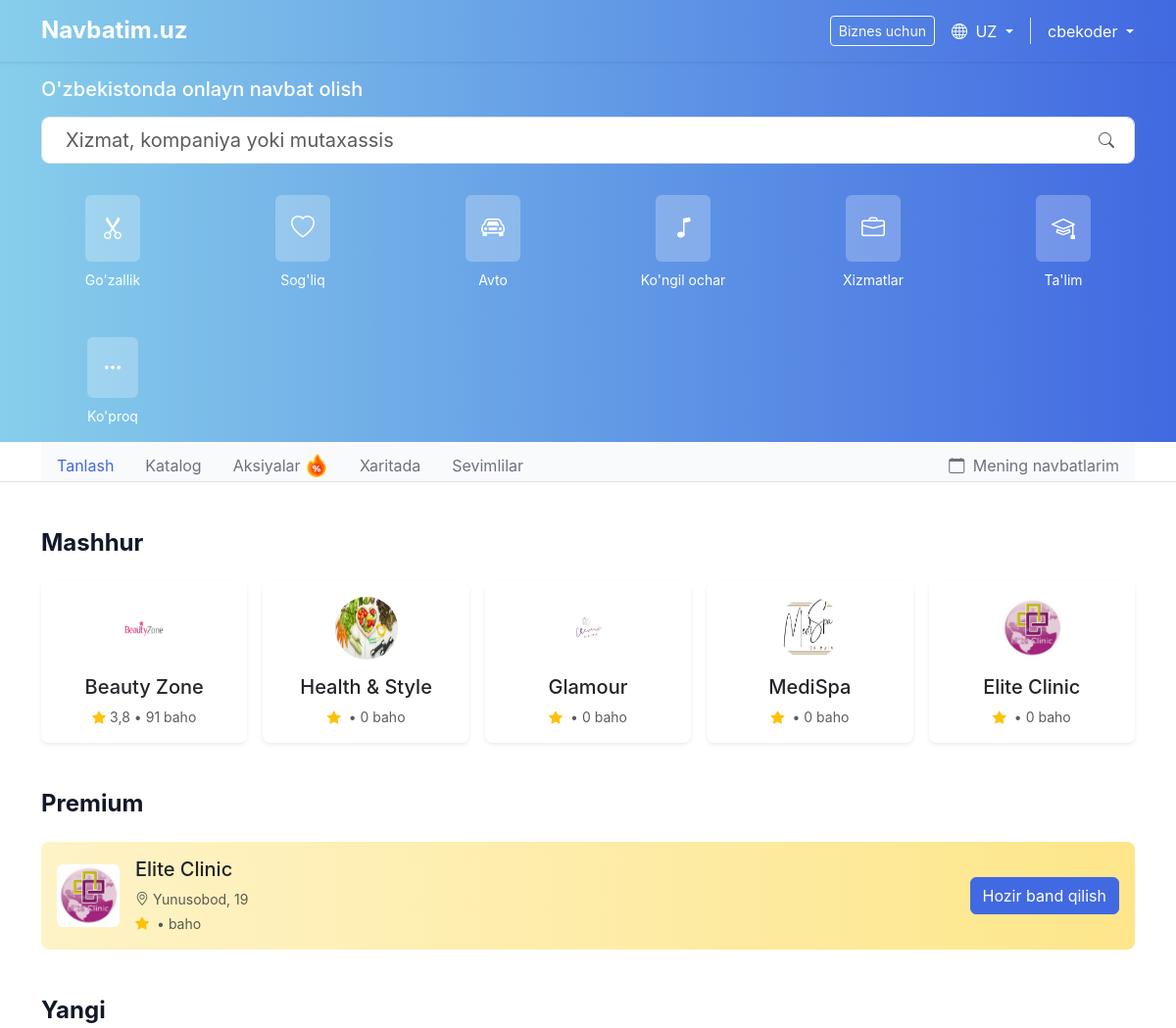
The app's page / (signed in, upper part), older data.
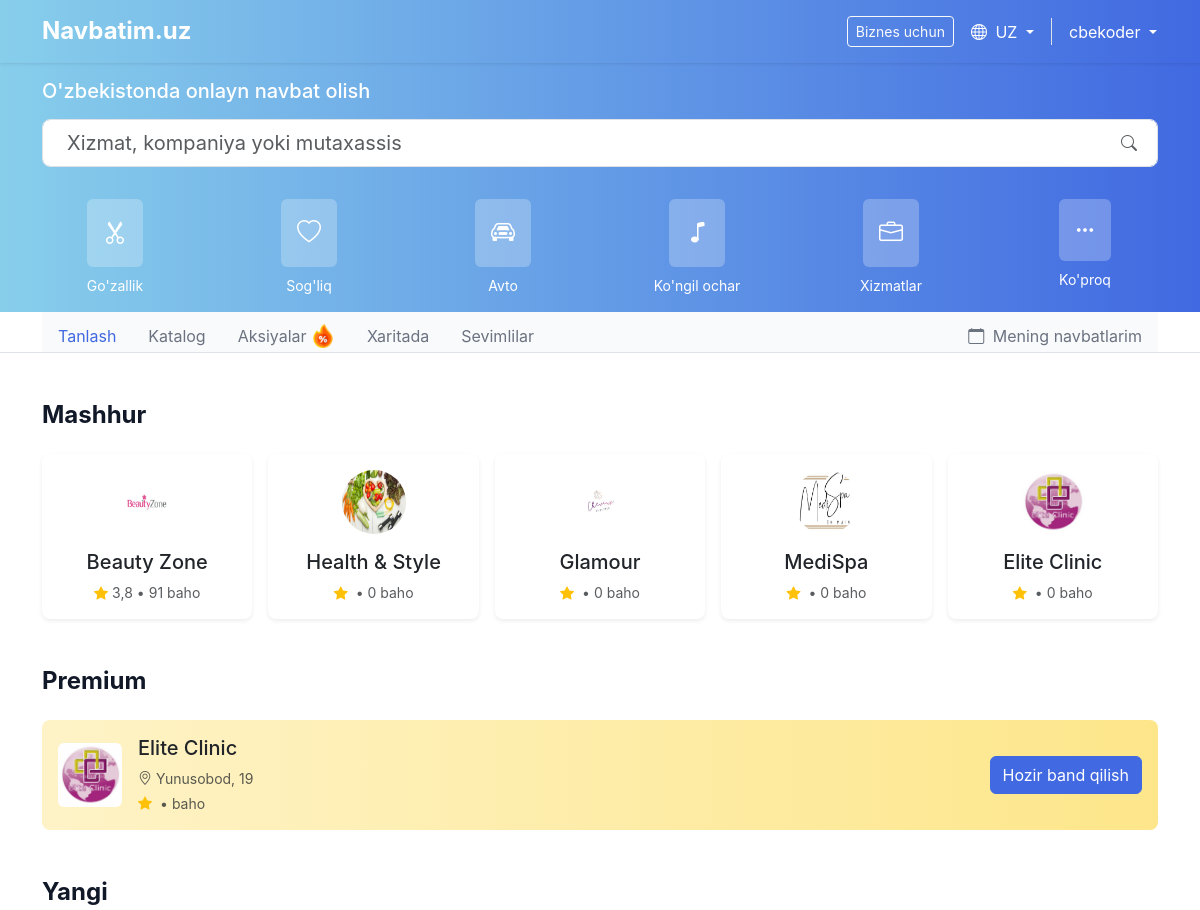
The same page, newer data.
### services/models.py (models this page shows, shortened)
class Category(models.Model):
    name = models.CharField(max_length=100)
    slug = models.SlugField(unique=True)
    icon = models.CharField(max_length=50, help_text="Icon name from the icon set")
    icon_color = models.CharField(max_length=50, default="bg-emerald-100 text-emerald-500")
    order = models.PositiveIntegerField(default=0)
    class Meta:
        verbose_name_plural = "Categories"
        ordering = ['order']

### users/models.py (models this page shows, shortened)
class BusinessProfile(models.Model):
    user = models.OneToOneField(CustomUser, on_delete=models.CASCADE, related_name='business_profile')
    business_name = models.CharField(max_length=100)
    description = models.TextField(blank=True)
    address = models.CharField(max_length=255)
    city = models.CharField(max_length=100)
    phone_number = models.CharField(max_length=20, blank=True)
    website = models.URLField(blank=True, null=True)
    logo = models.ImageField(upload_to='business_logos/', blank=True, null=True)
    cover_image = models.ImageField(upload_to='business_covers/', blank=True, null=True)
    latitude = models.FloatField(null=True, blank=True)
    longitude = models.FloatField(null=True, blank=True)
    is_premium = models.BooleanField(default=False)
    is_verified = models.BooleanField(default=False)
    created_at = models.DateTimeField(auto_now_add=True)
    updated_at = models.DateTimeField(auto_now=True)

### core/views.py (the view)
# urls.py: path('', views.home, name='home'),
def home(request):
    categories = Category.objects.all()
    popular_businesses = BusinessProfile.objects.annotate(
        avg_rating=Avg('services__reviews__rating'),
        review_count=Count('services__reviews')
    ).filter(is_verified=True).order_by('-avg_rating', '-review_count')[:5]
    premium_businesses = BusinessProfile.objects.filter(is_premium=True).order_by('?')[:1]
    deals = Deal.objects.filter(is_active=True).order_by('-created_at')[:3]
    new_businesses = BusinessProfile.objects.filter(is_verified=True).order_by('-created_at')[:4]
    businesses = BusinessProfile.objects.annotate(
        avg_rating=Avg('services__reviews__rating'),
        review_count=Count('services__reviews')
    ).filter(is_verified=True).order_by('-avg_rating')[:6]
    testimonials = Testimonial.objects.filter(is_active=True).order_by('?')[:3]
    context = {
        'categories': categories,
        'popular_businesses': popular_businesses,
        'premium_businesses': premium_businesses,
        'deals': deals,
        'new_businesses': new_businesses,
        'businesses': businesses,
        'testimonials': testimonials,
    }
    return render(request, 'core/home.html', context)

### core/context_processors.py (called while the page is built)
def categories(request):
    return {
        'global_categories': Category.objects.all()
    }

### templates/core/home.html (shortened to what this page needs)
{% extends 'base.html' %}
{% load static %}
{% block content %}
<div class="container py-5">
    <section class="mb-5">
        <h2 class="h4 fw-bold mb-4">Mashhur</h2>
        <div class="row row-cols-2 row-cols-md-5 g-3">
            {% for business in popular_businesses %}
            <div class="col">
                <a href="{% url 'services:business_detail' pk=business.pk %}" class="text-decoration-none">
                    <div class="card h-100 border-0 shadow-sm">
                        <div class="card-body text-center">
                            <div class="mb-3">
                                {% if business.logo %}
                                    <img src="{{ business.logo.url }}" alt="{{ business.business_name }}" class="rounded-circle" width="64" height="64">
                                {% else %}
                                    <div class="rounded-circle bg-light d-inline-flex align-items-center justify-content-center" style="width: 64px; height: 64px;">
                                        <i class="bi bi-building fs-3 text-muted"></i>
                                    </div>
                                {% endif %}
                            </div>
                            <h5 class="card-title">{{ business.business_name }}</h5>
                            <div class="d-flex align-items-center justify-content-center text-muted small">
                                <i class="bi bi-star-fill text-warning me-1"></i>
                                <span>{{ business.avg_rating|floatformat:1 }}</span>
                                <span class="mx-1">•</span>
                                <span>{{ business.review_count }} baho</span>
                            </div>
                        </div>
                    </div>
                </a>
            </div>
            {% empty %}
            <div class="col-12">
                <p class="text-center text-muted">Hozircha mashhur bizneslar yo'q</p>
            </div>
            {% endfor %}
        </div>
    </section>
    {% if premium_businesses %}
    <section class="mb-5">
        <h2 class="h4 fw-bold mb-4">Premium</h2>
        {% for business in premium_businesses %}
        <div class="card border-0 bg-gradient-warning bg-opacity-25">
            <div class="card-body">
                <div class="d-flex align-items-center">
                    <div class="me-3">
                        {% if business.logo %}
                            <img src="{{ business.logo.url }}" alt="{{ business.business_name }}" class="rounded" width="64" height="64">
                        {% else %}
                            <div class="rounded bg-light d-flex align-items-center justify-content-center" style="width: 64px; height: 64px;">
                                <i class="bi bi-building fs-3 text-muted"></i>
                            </div>
                        {% endif %}
                    </div>
                    <div class="flex-grow-1">
                        <h5 class="card-title">{{ business.business_name }}</h5>
                        <div class="d-flex align-items-center text-muted small mb-1">
                            <i class="bi bi-geo-alt me-1"></i>
                            <span>{{ business.address }}</span>
                        </div>
                        <div class="d-flex align-items-center text-muted small">
                            <i class="bi bi-star-fill text-warning me-1"></i>
                            <span class="mx-1">•</span>
                            <span>{{ business.review_count }} baho</span>
                        </div>
                    </div>
                    <a href="{% url 'services:business_detail' pk=business.pk %}" class="btn btn-primary">Hozir band qilish</a>
                </div>
            </div>
        </div>
        {% endfor %}
    </section>
    {% endif %}
    {% if new_businesses %}
    <section class="mb-5">
        <h2 class="h4 fw-bold mb-4">Yangi</h2>
    </section>
    {% endif %}
</div>
{% endblock %}

### templates/includes/navbar.html (shortened to what this page needs)
{% load static %}
<div>
    <div class="bg-gradient-primary text-white">
        <div class="container">
            <div class="py-3">
                <h2 class="h5 mb-3">O'zbekistonda onlayn navbat olish</h2>
                <form action="/services/" method="get" class="position-relative">
                    <input type="text" name="q" class="form-control form-control-lg ps-4" placeholder="Xizmat, kompaniya yoki mutaxassis" aria-label="Search">
                    <button type="submit" class="btn bg-white position-absolute top-50 end-0 translate-middle-y me-2">
                        <i class="bi bi-search text-muted"></i>
                    </button>
                </form>
            </div>
            <div class="py-3">
                <div class="row row-cols-3 row-cols-sm-4 row-cols-md-6 g-5">
                    {% for category in global_categories %}
                    <div class="col">
                        <a href="/services/category/{{category.slug}}" class="text-decoration-none">
                            <div class="d-flex flex-column align-items-center">
                                <div class="rounded p-3 mb-2 bg-light bg-opacity-25 text-white ">
                                    <i class="bi bi-{{ category.icon }} fs-4"></i>
                                </div>
                                <span class="text-white small text-center">{{ category.name }}</span>
                            </div>
                        </a>
                    </div>
                    {% endfor %}
                    <div class="col">
                        <a href="/services/" class="text-decoration-none">
                            <div class="d-flex flex-column align-items-center">
                                <div class="rounded p-3 mb-2 bg-light bg-opacity-25 text-white">
                                    <i class="bi bi-three-dots fs-5"></i>
                                </div>
                                <span class="text-white small text-center">Ko'proq</span>
                            </div>
                        </a>
                    </div>
                </div>
            </div>
        </div>
    </div>
    <div class="bg-white border-bottom">
        <div class="container">
            <ul class="nav nav-tabs border-0">
                <li class="nav-item">
                    <a class="nav-link {% if request.path == '/' %}active{% endif %}" href="{% url 'home' %}">Tanlash</a>
                </li>
                <li class="nav-item">
                    <a class="nav-link {% if request.path == '/services/' %}active{% endif %}" href="/services/">Katalog</a>
                </li>
                <li class="nav-item">
                    <a class="nav-link {% if request.path == '/services/deals/' %}active{% endif %}" href="/services/deals/">
                        Aksiyalar
                        <img src="{% static 'img/hot-sale.png' %}" alt="Hot Sale" style="height: 1.5em; vertical-align: top;">
                    </a>
                </li>
                <li class="nav-item">
                    <a class="nav-link {% if request.path == '/services/map/' %}active{% endif %}" href="/services/map/">Xaritada</a>
                </li>
                <li class="nav-item">
                    <a class="nav-link {% if request.path == '/users/favorites/' %}active{% endif %}" href="{% url 'favorites' %}">Sevimlilar</a>
                </li>
                <li class="nav-item ms-auto">
                    <a class="nav-link {% if request.path == '/appointments/' %}active{% endif %}" href="{% url 'appointment_list' %}">
                        <i class="bi bi-calendar me-1"></i> Mening navbatlarim
                    </a>
                </li>
            </ul>
        </div>
    </div>
</div>

Row changes from the older to the newer data that the page shows:
removed Category: name "Ta'lim"
